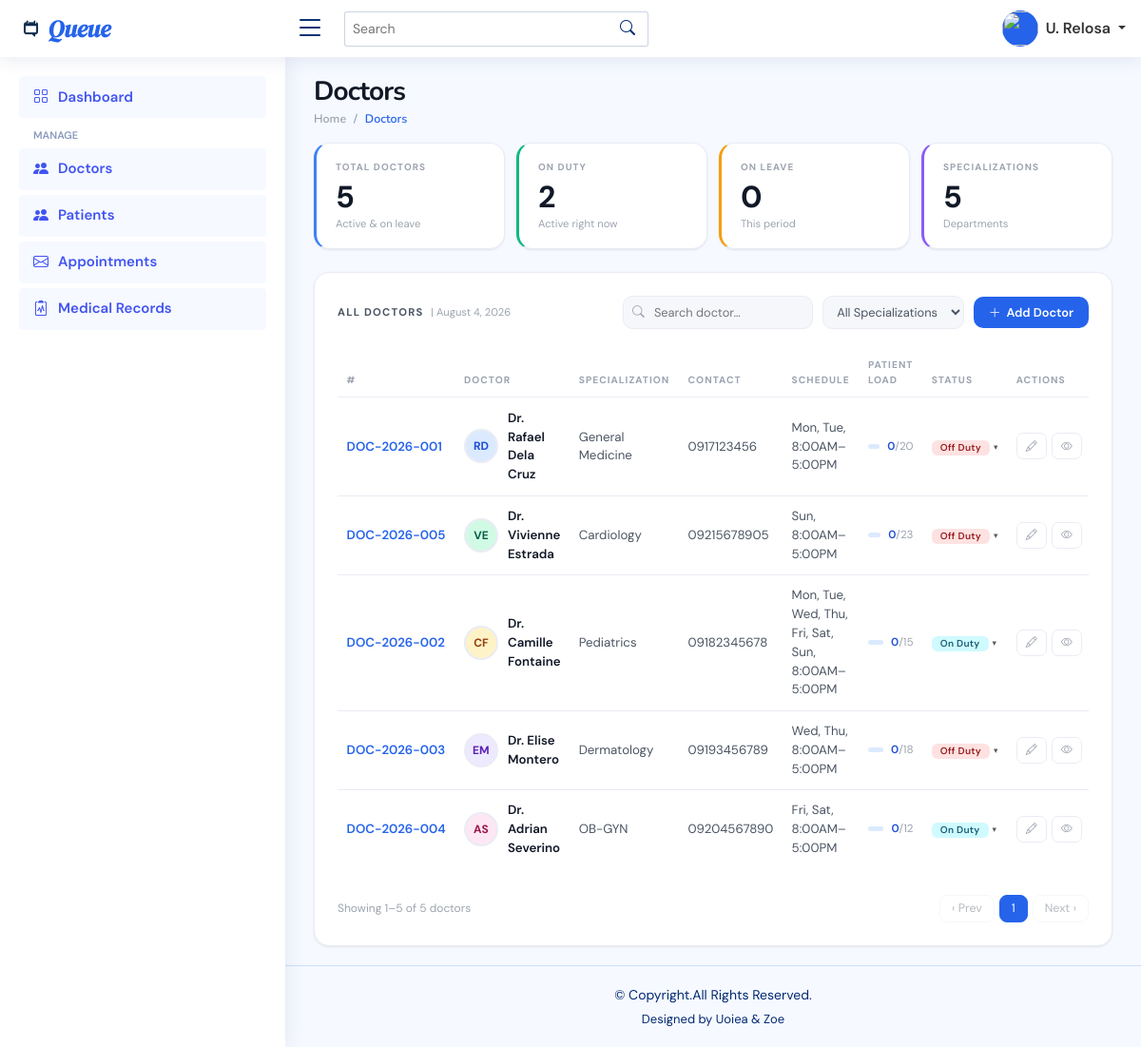
Screenshot of /public/admin/doctors.php (signed in) with the database file from the repository.
### tables this page shows
CREATE TABLE `doctors` (
  `id` int(11) NOT NULL,
  `doctorCode` varchar(20) DEFAULT NULL,
  `firstName` varchar(100) NOT NULL,
  `middleName` varchar(100) DEFAULT NULL,
  `lastName` varchar(100) NOT NULL,
  `gender` enum('Male','Female','Other') DEFAULT NULL,
  `dateOfBirth` date DEFAULT NULL,
  `specialization` varchar(100) DEFAULT NULL,
  `department` varchar(100) DEFAULT NULL,
  `contactNumber` varchar(20) DEFAULT NULL,
  `emailAddress` varchar(150) DEFAULT NULL,
  `address` text DEFAULT NULL,
  `employmentStatus` enum('Active','Inactive') NOT NULL DEFAULT 'Active',
  `status` enum('On Duty','Break','Off Duty') NOT NULL DEFAULT 'Off Duty',
  `patientCapacity` int(11) DEFAULT 20,
  `photoUrl` varchar(255) DEFAULT NULL,
  `prcLicenseNo` varchar(50) DEFAULT NULL,
  `yearsOfExperience` int(11) DEFAULT 0,
  `createdAt` timestamp NOT NULL DEFAULT current_timestamp(),
  `updatedAt` timestamp NOT NULL DEFAULT current_timestamp() ON UPDATE current_timestamp(),
  `notes` text DEFAULT NULL
);

### app/models/doctorModel.php (called while the page is built, shortened)
<?php
class DoctorModel
{
    private $conn;
    public function __construct($conn)
    {
        $this->conn = $conn;
    }
    public function getTotalDoctors()
    {
        return $this->conn->query("
            SELECT COUNT(*)
            FROM doctors
            WHERE employmentStatus != 'Inactive'
        ")->fetch_row()[0];
    }
    public function getOnDutyCount()
    {
        return $this->conn->query("
            SELECT COUNT(*)
            FROM doctors
            WHERE status = 'On Duty'
              AND employmentStatus = 'Active'
        ")->fetch_row()[0];
    }
    public function getOnLeaveCount()
    {
        return $this->conn->query("
            SELECT COUNT(*)
            FROM doctors
            WHERE employmentStatus = 'On Leave'
        ")->fetch_row()[0];
    }
    public function getTotalSpecializations()
    {
        return $this->conn->query("
            SELECT COUNT(DISTINCT specialization)
            FROM doctors
            WHERE employmentStatus != 'Inactive'
        ")->fetch_row()[0];
    }
    public function getAllDoctors($todayName)
    {
        $sql = "
            SELECT
                d.id, d.doctorCode, d.firstName, d.middleName, d.lastName,
                d.specialization, d.contactNumber, d.patientCapacity,
                d.status, d.employmentStatus, d.emailAddress,
                d.prcLicenseNo, d.yearsOfExperience,
                COUNT(DISTINCT a.id) AS currentLoad,
                GROUP_CONCAT(
                    DISTINCT ds.dayOfWeek
                    ORDER BY FIELD(ds.dayOfWeek,'Monday','Tuesday','Wednesday','Thursday','Friday','Saturday','Sunday')
                    SEPARATOR ','
                ) AS workingDays,
                MIN(ds.shiftStart) AS shiftStart,
                MAX(ds.shiftEnd) AS shiftEnd,
                MAX(CASE WHEN ds.dayOfWeek = ? THEN 1 ELSE 0 END) AS hasToday,
                MAX(CASE WHEN ds.dayOfWeek = ? THEN ds.shiftStart END) AS todayStart,
                MAX(CASE WHEN ds.dayOfWeek = ? THEN ds.shiftEnd END) AS todayEnd
            FROM doctors d
            LEFT JOIN appointments a
                ON a.doctorId = d.id
               AND a.appointmentDate = CURDATE()
               AND a.status != 'Cancelled'
            LEFT JOIN doctorSchedules ds
                ON ds.doctorId = d.id
            GROUP BY d.id
            ORDER BY d.lastName, d.firstName
        ";
        $stmt = $this->conn->prepare($sql);
        $stmt->bind_param('sss', $todayName, $todayName, $todayName);
        $stmt->execute();
        return $stmt->get_result()->fetch_all(MYSQLI_ASSOC);
    }
}

### public/admin/doctors.php (the view, shortened to what this page needs)
<?php
require_once('../../app/config/config.php');
require_once('../../app/models/DoctorModel.php');
$todayName   = date('l');
$currentTime = date('H:i:s');
$doctorModel  = new DoctorModel($conn);
$doctorModel->updateDutyStatus($todayName, $currentTime);
$totalDoctors = $doctorModel->getTotalDoctors();
$onDuty       = $doctorModel->getOnDutyCount();
$onLeave      = $doctorModel->getOnLeaveCount();
$totalSpecs   = $doctorModel->getTotalSpecializations();
$doctors      = $doctorModel->getAllDoctors($todayName);
$avatarBgs    = ['#dbeafe', '#d1fae5', '#fef3c7', '#ede9fe', '#fce7f3', '#cffafe'];
$avatarColors = ['#1d4ed8', '#065f46', '#92400e', '#5b21b6', '#9d174d', '#155e75'];
function scheduleLabel($days, $start, $end)
{
    $abbr = [
        'Monday' => 'Mon',
        'Tuesday' => 'Tue',
        'Wednesday' => 'Wed',
        'Thursday' => 'Thu',
        'Friday' => 'Fri',
        'Saturday' => 'Sat',
        'Sunday' => 'Sun'
    ];
    $list = array_map(fn($d) => $abbr[$d] ?? $d, explode(',', $days));
    $time = ($start && $end) ? ', ' . date('g:iA', strtotime($start)) . '–' . date('g:iA', strtotime($end)) : '';
    return implode(', ', $list) . $time;
}
include('./includes/header.php');
include('./includes/topbar.php');
include('./includes/sidebar.php');
?>
<div class="pagetitle">
    <h1>Doctors</h1>
    <nav>
        <ol class="breadcrumb">
            <li class="breadcrumb-item"><a href="index">Home</a></li>
            <li class="breadcrumb-item active">Doctors</li>
        </ol>
    </nav>
</div>
<section class="section page-doctors">
    <div class="stat-strip">
        <div class="stat-card">
            <div class="sc-label">Total Doctors</div>
            <div class="sc-num" id="stat-total"><?= $totalDoctors ?></div>
            <div class="sc-sub">Active &amp; on leave</div>
        </div>
        <div class="stat-card">
            <div class="sc-label">On Duty</div>
            <div class="sc-num" id="stat-duty"><?= $onDuty ?></div>
            <div class="sc-sub">Active right now</div>
        </div>
        <div class="stat-card">
            <div class="sc-label">On Leave</div>
            <div class="sc-num" id="stat-leave"><?= $onLeave ?></div>
            <div class="sc-sub">This period</div>
        </div>
        <div class="stat-card">
            <div class="sc-label">Specializations</div>
            <div class="sc-num" id="stat-specs"><?= $totalSpecs ?></div>
            <div class="sc-sub">Departments</div>
        </div>
    </div>
    <div class="main-card">
        <div class="table-toolbar">
            <h5>All Doctors <span>| <?= date('F j, Y') ?></span></h5>
            <div class="search-box">
                <input type="text" id="doctorSearch" placeholder="Search doctor…" oninput="applyFilters()">
            </div>
            <select class="spec-filter" id="specFilter" onchange="applyFilters()">
                <option value="">All Specializations</option>
            </select>
            <a href="addDoctor" class="btn-primary-sm"><i class="bi bi-plus-lg"></i> Add Doctor</a>
        </div>
        <div style="overflow-x:auto;">
            <table class="table">
                <thead>
                    <tr>
                        <th>#</th>
                        <th>Doctor</th>
                        <th>Specialization</th>
                        <th>Contact</th>
                        <th>Schedule</th>
                        <th>Patient Load</th>
                        <th>Status</th>
                        <th>Actions</th>
                    </tr>
                </thead>
                <tbody id="doctorTbody">
                    <?php foreach ($doctors as $i => $d):
                        $bg       = $avatarBgs[$i % count($avatarBgs)];
                        $col      = $avatarColors[$i % count($avatarColors)];
                        $initials = strtoupper(substr($d['firstName'], 0, 1) . substr($d['lastName'], 0, 1));
                        $fullName = 'Dr. ' . $d['firstName'] . ' ' . $d['lastName'];
                        $load     = (int)$d['currentLoad'];
                        $cap      = (int)$d['patientCapacity'] ?: 20;
                        $schedule = scheduleLabel($d['workingDays'], $d['shiftStart'], $d['shiftEnd']);
                        $statusCls = match ($d['status']) {
                            'On Duty' => 'bg-info',
                            'Break'   => 'bg-warning',
                            default   => 'bg-danger'
                        };
                        $todayShift   = $d['hasToday']
                            ? date('g:iA', strtotime($d['todayStart'])) . ' – ' . date('g:iA', strtotime($d['todayEnd']))
                            : 'Not scheduled today';
                        $hasTodayBool = $d['hasToday'] ? 'true' : 'false';
                    ?>
                        <tr
                            data-spec="<?= htmlspecialchars($d['specialization']) ?>"
                            data-name="<?= htmlspecialchars($fullName) ?>"
                            data-id="<?= htmlspecialchars($d['doctorCode']) ?>"
                            data-dbid="<?= $d['id'] ?>"
                            data-contact="<?= htmlspecialchars($d['contactNumber'] ?? '—') ?>"
                            data-schedule="<?= htmlspecialchars($schedule) ?>"
                            data-today-shift="<?= htmlspecialchars($todayShift) ?>"
                            data-today-has="<?= $hasTodayBool ?>"
                            data-email="<?= htmlspecialchars($d['emailAddress'] ?? '—') ?>"
                            data-license="<?= htmlspecialchars($d['prcLicenseNo']) ?>"
                            data-experience="<?= (int)$d['yearsOfExperience'] ?> yrs"
                            data-load="<?= $load ?>/<?= $cap ?>"
                            data-avatar="<?= $initials ?>"
                            data-avatar-bg="<?= $bg ?>"
                            data-avatar-color="<?= $col ?>"
                            data-emp-status="<?= htmlspecialchars($d['employmentStatus']) ?>">
                            <td style="white-space:nowrap">
                                <span style="color:#2563eb;font-weight:600;font-size:.83rem;cursor:pointer;"
                                    onclick="viewDoctor(this.closest('tr'))">
                                    <?= htmlspecialchars($d['doctorCode']) ?>
                                </span>
                            </td>
                            <td>
                                <div class="doc-cell">
                                    <div class="doc-avatar" style="background:<?= $bg ?>;color:<?= $col ?>"><?= $initials ?></div>
                                    <div>
                                        <div class="doc-name"><?= htmlspecialchars($fullName) ?></div>
                                    </div>
                                </div>
                            </td>
                            <td><?= htmlspecialchars($d['specialization']) ?></td>
                            <td><?= htmlspecialchars($d['contactNumber'] ?? '—') ?></td>
                            <td><?= htmlspecialchars($schedule) ?></td>
                            <td>
                                <div class="load-bar">
                                    <div class="load-track">
                                    </div>
                                    <span class="load-frac"><span class="ld"><?= $load ?></span><span class="lt">/<?= $cap ?></span></span>
                                </div>
                            </td>
                            <td class="status-cell">
                                <button class="badge-btn" onclick="toggleStatusDropdown(this)">
                                    <span class="badge <?= $statusCls ?>"><?= htmlspecialchars($d['status']) ?></span>
                                    <span class="badge-caret">▾</span>
                                </button>
                            </td>
                            <td>
                                <div class="action-btns">
                                    <button class="btn-act" title="Edit" onclick="editDoctor(<?= $d['id'] ?>)"><i class="bi bi-pencil"></i></button>
                                    <button class="btn-act view" title="View Profile" onclick="viewDoctor(this.closest('tr'))"><i class="bi bi-eye"></i></button>
                                </div>
                            </td>
                        </tr>
                    <?php endforeach; ?>
                </tbody>
            </table>
        </div>
        <div class="pagination-bar">
            <span class="pagination-info" id="paginationInfo"></span>
            <div class="pagination-btns" id="paginationBtns"></div>
        </div>
    </div>
</section>
<?php include('./includes/footer.php'); ?>

### public/assets/css/style.css (style rules this page uses)
:root { scroll-behavior: smooth; }
body { font-family: "Open Sans", sans-serif; background: #f6f9ff; color: #444444; }
a { color: #4154f1; text-decoration: none; }
h1, h2, h3, h4, h5, h6 { font-family: "Nunito", sans-serif; }
.pagetitle { margin-bottom: 10px; }
.pagetitle h1 { font-size: 24px; margin-bottom: 0; font-weight: 600; color: #012970; }
.breadcrumb { font-size: 14px; font-family: "Nunito", sans-serif; color: #899bbd; font-weight: 600; }
.breadcrumb a { color: #899bbd; transition: 0.3s; }
.breadcrumb .breadcrumb-item::before { color: #899bbd; }
.breadcrumb .active { color: #51678f; font-weight: 600; }

### public/admin/includes/header.php (style rules this page uses)
body { font-family: 'DM Sans', sans-serif !important; }

### rows the page displays
doctors: doctorCode "DOC-2026-001", initials "RD", fullName "Dr. Rafael Dela Cruz", specialization "General Medicine", contactNumber "0917123456", schedule "Mon, Tue, 8:00AM–5:00PM", load "0", patientCapacity "20", status "Off Duty"
doctors: doctorCode "DOC-2026-005", initials "VE", fullName "Dr. Vivienne Estrada", specialization "Cardiology", contactNumber "09215678905", schedule "Sun, 8:00AM–5:00PM", load "0", patientCapacity "23", status "Off Duty"
doctors: doctorCode "DOC-2026-002", initials "CF", fullName "Dr. Camille Fontaine", specialization "Pediatrics", contactNumber "09182345678", schedule "Mon, Tue, Wed, Thu, Fri, Sat, Sun, 8:00AM–5:00PM", load "0", patientCapacity "15", status "On Duty"
doctors: doctorCode "DOC-2026-003", initials "EM", fullName "Dr. Elise Montero", specialization "Dermatology", contactNumber "09193456789", schedule "Wed, Thu, 8:00AM–5:00PM", load "0", patientCapacity "18", status "Off Duty"
doctors: doctorCode "DOC-2026-004", initials "AS", fullName "Dr. Adrian Severino", specialization "OB-GYN", contactNumber "09204567890", schedule "Fri, Sat, 8:00AM–5:00PM", load "0", patientCapacity "12", status "On Duty"

### other values shown
$shortName "U. Relosa"
$totalDoctors "5"
$onDuty "2"
$onLeave "0"
$totalSpecs "5"
